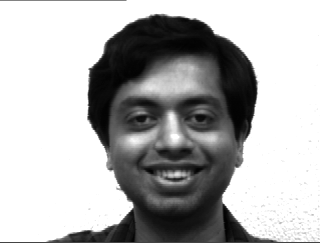
%> input picture training_data/face_10_happy.bmp, 320 x 243 px; its folder holds 4 pictures in this run
$ octave train.m   (GNU Octave 9; MATLAB toolbox functions it lacks are replaced by stand-ins)
%> lines starting %> are read from the running program, lines starting %| are printed output that depends on the picture
clc; close all; clear;

facesDir = 'training_data';
faces = dir(fullfile(facesDir,'*.bmp')); %What is the variable faces containing? all image files of the directory

face = imread(['./training_data/',faces(1).name,'']);
%> face is the input picture: size 243x320 uint8; min 0, max 255, mean 178
R = size(face,1);
%> R = 243
C = size(face,2);
%> C = 320
GAMMA = double(zeros(R.*C, length(faces)));
M=length(faces);

% #to-do: fulfill the matrix GAMMA: each row corresponds to an image of the training data
for i =1:M
    face = imread(['./training_data/',faces(i).name,'']);
    GAMMA(:,i) = reshape(face,R.*C,1);
end
PSI = transpose(mean(transpose(GAMMA))); % #to-do: calculate the mean face of the training data
% #to-do: visualize PSI
PSIV = uint8(reshape(PSI,R,C));
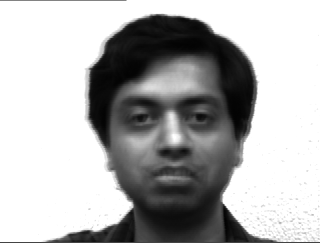
%> PSIV: size 243x320 uint8; min 1, max 255, mean 177.7
imshow(PSIV);
A = double(zeros(R*C,M)); % #to-do: calculate the matrix A by subtracting the mean face from each feature vector (help repmat)
for i = 1:M
    A(:,i) = GAMMA(:,i) - PSI;
end
% What is the trick of the method here? We compute the eigenvectors of A*At
% using At*A eigenvectors (this is because a memory problem)
S_trick = A'*A;
[V, D] = eig(S_trick);% #to-do: calculate the eigenvector and the eigenvalue of the trick matrix (help eig)

% Which is the dimension of V? Compare to the dimension of the original
% images. V is a 83-dimensional vector <<< R*c

U = double(zeros(R*C,M));% #to-do: initialize eigenfaces taking into account the dimensionality reduction
% What is the following step here representing?
for l = 1:M % #to-do: specifiy the limit of the loop
    ul = double(zeros(size(A,1),1));
    for k = 1:M % #to-do: specifiy the limit of the loop
        ul = ul + V(l,k)*A(:,k);
    end
    U(:,l) = ul;
end

dd = diag(D);% #to-do: extract the eigen values of the matrix D (help diag)
[dd, idx] = sort(dd,'descend');% #to-do: sort them in descendent order

% What are we doing here? Why? Document the code in the following raws.
dd = dd(dd>0); %we cant work with a negative eigenvalue
idx2 = idx(dd>0);
U = U(:,idx2);

numberOfEigenFaces = size(idx2,1);% #to-do: calculate the number of eigenfaces

% Can we say that the following 4 eigenfaces images are the most
% representative eigenfaces? If so, why? yes, because they have asociated
% the greater eigenvalues
figure();
subplot(2,2,1), imshow(reshape(U(:,1), R, C), []), title('Eigenface 1');
%> after `imshow(reshape(U(:,1), R, C), [])`:
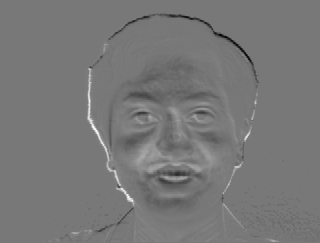
%> displayed picture: size 243x320, on the screen's scale of 0 to 255; min 0, max 255, mean 119.6
subplot(2,2,2), imshow(reshape(U(:,2), R, C), []), title('Eigenface 2');
%> after `imshow(reshape(U(:,2), R, C), [])`:
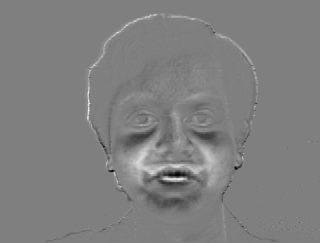
%> displayed picture: size 243x320, on the screen's scale of 0 to 255; min 0, max 255, mean 127.3
subplot(2,2,3), imshow(reshape(U(:,3), R, C), []), title('Eigenface 3');
%> after `imshow(reshape(U(:,3), R, C), [])`:
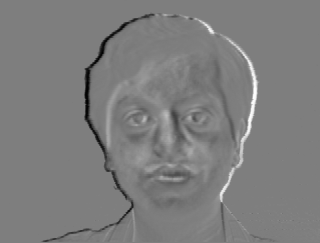
%> displayed picture: size 243x320, on the screen's scale of 0 to 255; min 0, max 255, mean 125.4
subplot(2,2,4), imshow(reshape(U(:,4), R, C), []), title('Eigenface 4');
%> after `imshow(reshape(U(:,4), R, C), [])`:
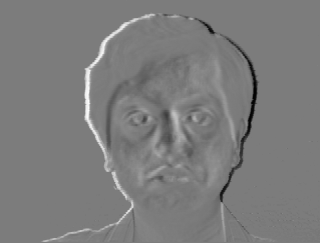
%> displayed picture: size 243x320, on the screen's scale of 0 to 255; min 0, max 255, mean 124.3

% Define the steps here. What is W_TRAIN?
%we compute the linear combination of eigenfaces in each face in A
A = A(:, idx); %we need A ordered in the same order of the base U
W_TRAIN = A' * U;
% Visualize the images of 5 different persons with 5 colors corresponding to each person in the space of the first 3 most important
% eigenfaces space.
figure();
for i =1:5
%> (the run ends here)
